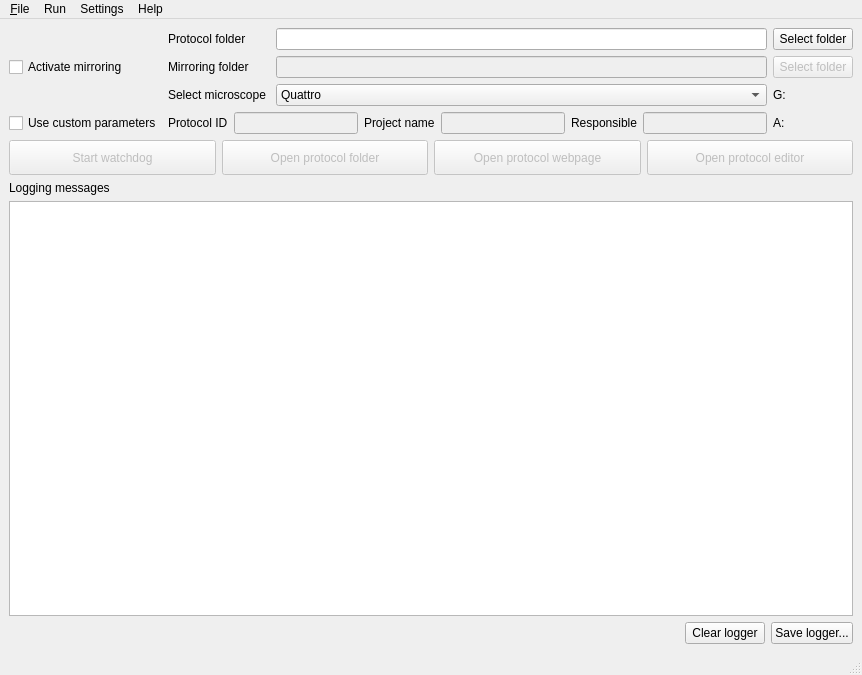
<?xml version="1.0" encoding="UTF-8"?>
<ui version="4.0">
 <author>Antonio Bulgheroni</author>
 <class>MainWindow</class>
 <widget class="QMainWindow" name="MainWindow">
  <property name="geometry">
   <rect>
    <x>0</x>
    <y>0</y>
    <width>862</width>
    <height>675</height>
   </rect>
  </property>
  <property name="acceptDrops">
   <bool>true</bool>
  </property>
  <property name="windowTitle">
   <string>Autologbook GUI</string>
  </property>
  <property name="windowIcon">
   <iconset resource="resource.qrc">
    <normaloff>:/resources/icons8-logbook-64.png</normaloff>:/resources/icons8-logbook-64.png</iconset>
  </property>
  <widget class="QWidget" name="centralwidget">
   <layout class="QVBoxLayout" name="verticalLayout_4">
    <item>
     <layout class="QVBoxLayout" name="verticalLayout_3">
      <item>
       <layout class="QGridLayout" name="gridLayout">
        <item row="0" column="1">
         <widget class="QLabel" name="label">
          <property name="text">
           <string>Protocol folder</string>
          </property>
          <property name="buddy">
           <cstring>protocol_folder_text</cstring>
          </property>
         </widget>
        </item>
        <item row="0" column="2">
         <widget class="QLineEdit" name="protocol_folder_text">
          <property name="sizePolicy">
           <sizepolicy hsizetype="Expanding" vsizetype="Fixed">
            <horstretch>0</horstretch>
            <verstretch>0</verstretch>
           </sizepolicy>
          </property>
          <property name="minimumSize">
           <size>
            <width>400</width>
            <height>0</height>
           </size>
          </property>
         </widget>
        </item>
        <item row="0" column="3" colspan="4">
         <widget class="QPushButton" name="select_protocol_folder">
          <property name="toolTip">
           <string>Select the protocol folder</string>
          </property>
          <property name="whatsThis">
           <string>&lt;html&gt;&lt;head/&gt;&lt;body&gt;&lt;p&gt;&lt;span style=&quot; font-weight:600;&quot;&gt;Click here to select a folder to be monitored. &lt;/span&gt;&lt;/p&gt;&lt;p&gt;It is recommended to name this folder as ProtocolID-Project-Responsible as, for example, 2204123-RADCAS-Bulgheroni&lt;/p&gt;&lt;/body&gt;&lt;/html&gt;</string>
          </property>
          <property name="text">
           <string>Select folder</string>
          </property>
          <property name="icon">
           <iconset resource="resource.qrc">
            <normaloff>:/resources/icons8-pictures-folder-48.png</normaloff>:/resources/icons8-pictures-folder-48.png</iconset>
          </property>
         </widget>
        </item>
        <item row="1" column="0">
         <widget class="QCheckBox" name="mirror_checkBox">
          <property name="toolTip">
           <string>&lt;html&gt;&lt;head/&gt;&lt;body&gt;&lt;p&gt;Activate mirroring&lt;/p&gt;&lt;/body&gt;&lt;/html&gt;</string>
          </property>
          <property name="whatsThis">
           <string>&lt;html&gt;&lt;head/&gt;&lt;body&gt;&lt;p&gt;Activating the mirroring will start the automatic copy of all files present in the protocol folder to the mirroring folder.&lt;/p&gt;&lt;/body&gt;&lt;/html&gt;</string>
          </property>
          <property name="layoutDirection">
           <enum>Qt::LeftToRight</enum>
          </property>
          <property name="text">
           <string>Activate mirroring</string>
          </property>
         </widget>
        </item>
        <item row="1" column="1">
         <widget class="QLabel" name="label_2">
          <property name="text">
           <string>Mirroring folder</string>
          </property>
          <property name="buddy">
           <cstring>mirroring_folder_text</cstring>
          </property>
         </widget>
        </item>
        <item row="1" column="2">
         <widget class="QLineEdit" name="mirroring_folder_text">
          <property name="enabled">
           <bool>false</bool>
          </property>
          <property name="sizePolicy">
           <sizepolicy hsizetype="Expanding" vsizetype="Fixed">
            <horstretch>0</horstretch>
            <verstretch>0</verstretch>
           </sizepolicy>
          </property>
          <property name="minimumSize">
           <size>
            <width>400</width>
            <height>0</height>
           </size>
          </property>
         </widget>
        </item>
        <item row="1" column="3" colspan="4">
         <widget class="QPushButton" name="select_mirroring_folder">
          <property name="enabled">
           <bool>false</bool>
          </property>
          <property name="toolTip">
           <string>&lt;html&gt;&lt;head/&gt;&lt;body&gt;&lt;p&gt;Select a mirroring folder&lt;/p&gt;&lt;/body&gt;&lt;/html&gt;</string>
          </property>
          <property name="whatsThis">
           <string>&lt;html&gt;&lt;head/&gt;&lt;body&gt;&lt;p&gt;&lt;span style=&quot; font-weight:600;&quot;&gt;Select a mirroring folder&lt;/span&gt;&lt;/p&gt;&lt;p&gt;This folder &lt;span style=&quot; font-weight:600;&quot;&gt;must &lt;/span&gt;have be named as ProtocolID-Project-Responsible and must be on R:\A226\Results. If not, the watchdog won't be able to start.&lt;/p&gt;&lt;/body&gt;&lt;/html&gt;</string>
          </property>
          <property name="text">
           <string>Select folder</string>
          </property>
          <property name="icon">
           <iconset resource="resource.qrc">
            <normaloff>:/resources/icons8-link-folder-48.png</normaloff>:/resources/icons8-link-folder-48.png</iconset>
          </property>
         </widget>
        </item>
        <item row="2" column="1">
         <widget class="QLabel" name="label_3">
          <property name="layoutDirection">
           <enum>Qt::LeftToRight</enum>
          </property>
          <property name="text">
           <string>Select microscope </string>
          </property>
          <property name="buddy">
           <cstring>select_microscope_comboBox</cstring>
          </property>
         </widget>
        </item>
        <item row="2" column="2">
         <widget class="QComboBox" name="select_microscope_comboBox">
          <property name="sizePolicy">
           <sizepolicy hsizetype="Expanding" vsizetype="Fixed">
            <horstretch>0</horstretch>
            <verstretch>0</verstretch>
           </sizepolicy>
          </property>
          <property name="minimumSize">
           <size>
            <width>400</width>
            <height>0</height>
           </size>
          </property>
          <property name="toolTip">
           <string>&lt;html&gt;&lt;head/&gt;&lt;body&gt;&lt;p&gt;&lt;span style=&quot; font-weight:600;&quot;&gt;Select the microscope as appropriate.&lt;/span&gt;&lt;/p&gt;&lt;/body&gt;&lt;/html&gt;</string>
          </property>
          <property name="layoutDirection">
           <enum>Qt::LeftToRight</enum>
          </property>
          <item>
           <property name="text">
            <string extracomment="FEI Thermofisher Quattro SEM">Quattro</string>
           </property>
          </item>
          <item>
           <property name="text">
            <string extracomment="FEI Thermofisher Versa 3D FIB">Versa</string>
           </property>
          </item>
          <item>
           <property name="text">
            <string extracomment="Philips XL40">XL40-GB</string>
           </property>
          </item>
          <item>
           <property name="text">
            <string>XL40-Cold</string>
           </property>
          </item>
          <item>
           <property name="text">
            <string extracomment="Vega">Vega</string>
           </property>
          </item>
          <item>
           <property name="text">
            <string>TEM</string>
           </property>
          </item>
         </widget>
        </item>
        <item row="2" column="3">
         <widget class="QLabel" name="GUIThreadLabel">
          <property name="text">
           <string>G:</string>
          </property>
         </widget>
        </item>
        <item row="2" column="4">
         <widget class="QLabel" name="gui_thread_status">
          <property name="minimumSize">
           <size>
            <width>15</width>
            <height>15</height>
           </size>
          </property>
          <property name="maximumSize">
           <size>
            <width>15</width>
            <height>15</height>
           </size>
          </property>
          <property name="toolTip">
           <string>Status of the GUI thread</string>
          </property>
          <property name="text">
           <string/>
          </property>
          <property name="pixmap">
           <pixmap resource="resource.qrc">:/resources/icons8-red-circle-48.png</pixmap>
          </property>
          <property name="scaledContents">
           <bool>true</bool>
          </property>
         </widget>
        </item>
        <item row="3" column="0">
         <widget class="QCheckBox" name="custom_ownership_checkbox">
          <property name="toolTip">
           <string>&lt;html&gt;&lt;head/&gt;&lt;body&gt;&lt;p&gt;Activate custom protocol parameters (ID / Projet name / Project responsible)&lt;/p&gt;&lt;/body&gt;&lt;/html&gt;</string>
          </property>
          <property name="text">
           <string>Use custom parameters</string>
          </property>
         </widget>
        </item>
        <item row="3" column="1" colspan="2">
         <layout class="QHBoxLayout" name="horizontalLayout_3">
          <item>
           <widget class="QLabel" name="label_5">
            <property name="text">
             <string>Protocol ID</string>
            </property>
            <property name="buddy">
             <cstring>projectID_field</cstring>
            </property>
           </widget>
          </item>
          <item>
           <widget class="QLineEdit" name="projectID_field">
            <property name="enabled">
             <bool>false</bool>
            </property>
           </widget>
          </item>
          <item>
           <widget class="QLabel" name="label_6">
            <property name="text">
             <string>Project name</string>
            </property>
            <property name="buddy">
             <cstring>project_name_field</cstring>
            </property>
           </widget>
          </item>
          <item>
           <widget class="QLineEdit" name="project_name_field">
            <property name="enabled">
             <bool>false</bool>
            </property>
           </widget>
          </item>
          <item>
           <widget class="QLabel" name="label_7">
            <property name="text">
             <string>Responsible</string>
            </property>
            <property name="buddy">
             <cstring>responsible_field</cstring>
            </property>
           </widget>
          </item>
          <item>
           <widget class="QLineEdit" name="responsible_field">
            <property name="enabled">
             <bool>false</bool>
            </property>
           </widget>
          </item>
         </layout>
        </item>
        <item row="3" column="3">
         <widget class="QLabel" name="AutoThreadLabel">
          <property name="text">
           <string>A:</string>
          </property>
         </widget>
        </item>
        <item row="3" column="4">
         <widget class="QLabel" name="auto_thread_status">
          <property name="minimumSize">
           <size>
            <width>15</width>
            <height>15</height>
           </size>
          </property>
          <property name="maximumSize">
           <size>
            <width>15</width>
            <height>15</height>
           </size>
          </property>
          <property name="toolTip">
           <string>Status of the autologbook watchdog thread</string>
          </property>
          <property name="text">
           <string/>
          </property>
          <property name="pixmap">
           <pixmap resource="resource.qrc">:/resources/icons8-red-circle-48.png</pixmap>
          </property>
          <property name="scaledContents">
           <bool>true</bool>
          </property>
         </widget>
        </item>
        <item row="3" column="5">
         <widget class="QLabel" name="auto_obs_status">
          <property name="minimumSize">
           <size>
            <width>15</width>
            <height>15</height>
           </size>
          </property>
          <property name="maximumSize">
           <size>
            <width>15</width>
            <height>15</height>
           </size>
          </property>
          <property name="toolTip">
           <string>Status of the autologbook watchdog observer thread</string>
          </property>
          <property name="text">
           <string/>
          </property>
          <property name="pixmap">
           <pixmap resource="resource.qrc">:/resources/icons8-red-circle-48.png</pixmap>
          </property>
          <property name="scaledContents">
           <bool>true</bool>
          </property>
         </widget>
        </item>
        <item row="3" column="6">
         <widget class="QLabel" name="auto_emi_status">
          <property name="minimumSize">
           <size>
            <width>15</width>
            <height>15</height>
           </size>
          </property>
          <property name="maximumSize">
           <size>
            <width>15</width>
            <height>15</height>
           </size>
          </property>
          <property name="toolTip">
           <string>Status of the autologbook watchdog emitter thread</string>
          </property>
          <property name="text">
           <string/>
          </property>
          <property name="pixmap">
           <pixmap resource="resource.qrc">:/resources/icons8-red-circle-48.png</pixmap>
          </property>
          <property name="scaledContents">
           <bool>true</bool>
          </property>
         </widget>
        </item>
       </layout>
      </item>
      <item>
       <layout class="QVBoxLayout" name="verticalLayout_2">
        <item>
         <layout class="QHBoxLayout" name="horizontalLayout">
          <item>
           <widget class="QPushButton" name="watchdog_pushbutton">
            <property name="enabled">
             <bool>false</bool>
            </property>
            <property name="sizePolicy">
             <sizepolicy hsizetype="MinimumExpanding" vsizetype="Fixed">
              <horstretch>0</horstretch>
              <verstretch>0</verstretch>
             </sizepolicy>
            </property>
            <property name="minimumSize">
             <size>
              <width>40</width>
              <height>35</height>
             </size>
            </property>
            <property name="toolTip">
             <string>&lt;html&gt;&lt;head/&gt;&lt;body&gt;&lt;p&gt;Start the watchog&lt;/p&gt;&lt;/body&gt;&lt;/html&gt;</string>
            </property>
            <property name="whatsThis">
             <string>&lt;html&gt;&lt;head/&gt;&lt;body&gt;&lt;p&gt;&lt;span style=&quot; font-weight:600;&quot;&gt;Start the watchdog&lt;/span&gt;&lt;/p&gt;&lt;p&gt;&lt;br/&gt;&lt;/p&gt;&lt;p&gt;The watchdog will monitor the protocol or the mirroring  folder for interesting new file and add them to eLOG entry automatically.&lt;/p&gt;&lt;p&gt;&lt;br/&gt;&lt;/p&gt;&lt;p&gt;At least one between the protocol and the mirroring folder must be rooted in R:\A226\Results, otherwise the watchdog won't be started.&lt;/p&gt;&lt;/body&gt;&lt;/html&gt;</string>
            </property>
            <property name="text">
             <string>Start watchdog</string>
            </property>
            <property name="icon">
             <iconset resource="resource.qrc">
              <normaloff>:/resources/icons8-play-48.png</normaloff>:/resources/icons8-play-48.png</iconset>
            </property>
            <property name="iconSize">
             <size>
              <width>30</width>
              <height>30</height>
             </size>
            </property>
            <property name="checkable">
             <bool>true</bool>
            </property>
           </widget>
          </item>
          <item>
           <widget class="QPushButton" name="open_explorer_pushbuttom">
            <property name="enabled">
             <bool>false</bool>
            </property>
            <property name="sizePolicy">
             <sizepolicy hsizetype="MinimumExpanding" vsizetype="Fixed">
              <horstretch>0</horstretch>
              <verstretch>0</verstretch>
             </sizepolicy>
            </property>
            <property name="minimumSize">
             <size>
              <width>40</width>
              <height>35</height>
             </size>
            </property>
            <property name="toolTip">
             <string>Open the protocol folder</string>
            </property>
            <property name="whatsThis">
             <string>&lt;html&gt;&lt;head/&gt;&lt;body&gt;&lt;p&gt;&lt;span style=&quot; font-weight:600;&quot;&gt;Open protocol folder&lt;/span&gt;&lt;/p&gt;&lt;p&gt;Click this button to open a file explorer pointing to either the protocol folder or the mirroring one if the mirroing option is activated.&lt;/p&gt;&lt;/body&gt;&lt;/html&gt;</string>
            </property>
            <property name="text">
             <string>Open protocol folder</string>
            </property>
            <property name="icon">
             <iconset resource="resource.qrc">
              <normaloff>:/resources/icons8-opened-folder-48.png</normaloff>:/resources/icons8-opened-folder-48.png</iconset>
            </property>
            <property name="iconSize">
             <size>
              <width>30</width>
              <height>30</height>
             </size>
            </property>
           </widget>
          </item>
          <item>
           <widget class="QPushButton" name="open_browser_button">
            <property name="enabled">
             <bool>false</bool>
            </property>
            <property name="sizePolicy">
             <sizepolicy hsizetype="MinimumExpanding" vsizetype="Fixed">
              <horstretch>0</horstretch>
              <verstretch>0</verstretch>
             </sizepolicy>
            </property>
            <property name="minimumSize">
             <size>
              <width>40</width>
              <height>35</height>
             </size>
            </property>
            <property name="toolTip">
             <string>&lt;html&gt;&lt;head/&gt;&lt;body&gt;&lt;p&gt;Open the protocol webpage&lt;/p&gt;&lt;/body&gt;&lt;/html&gt;</string>
            </property>
            <property name="text">
             <string>Open protocol webpage</string>
            </property>
            <property name="icon">
             <iconset resource="resource.qrc">
              <normaloff>:/resources/icons8-website-48.png</normaloff>:/resources/icons8-website-48.png</iconset>
            </property>
            <property name="iconSize">
             <size>
              <width>30</width>
              <height>30</height>
             </size>
            </property>
           </widget>
          </item>
          <item>
           <widget class="QPushButton" name="edit_custom_html_file_pushbutton">
            <property name="enabled">
             <bool>false</bool>
            </property>
            <property name="sizePolicy">
             <sizepolicy hsizetype="MinimumExpanding" vsizetype="Fixed">
              <horstretch>0</horstretch>
              <verstretch>0</verstretch>
             </sizepolicy>
            </property>
            <property name="minimumSize">
             <size>
              <width>40</width>
              <height>35</height>
             </size>
            </property>
            <property name="toolTip">
             <string extracomment="Open the default text editor to modify the customized HTML file">&lt;html&gt;&lt;head/&gt;&lt;body&gt;&lt;p&gt;Open the interactive protocol editor&lt;/p&gt;&lt;/body&gt;&lt;/html&gt;</string>
            </property>
            <property name="text">
             <string>Open protocol editor</string>
            </property>
            <property name="icon">
             <iconset resource="resource.qrc">
              <normaloff>:/resources/icons8-pencil-48.png</normaloff>:/resources/icons8-pencil-48.png</iconset>
            </property>
            <property name="iconSize">
             <size>
              <width>30</width>
              <height>30</height>
             </size>
            </property>
           </widget>
          </item>
         </layout>
        </item>
        <item>
         <layout class="QVBoxLayout" name="verticalLayout">
          <item>
           <widget class="QLabel" name="label_4">
            <property name="text">
             <string>Logging messages</string>
            </property>
            <property name="buddy">
             <cstring>log_message_box</cstring>
            </property>
           </widget>
          </item>
          <item>
           <widget class="QPlainTextEdit" name="log_message_box">
            <property name="minimumSize">
             <size>
              <width>500</width>
              <height>400</height>
             </size>
            </property>
            <property name="lineWrapMode">
             <enum>QPlainTextEdit::NoWrap</enum>
            </property>
           </widget>
          </item>
         </layout>
        </item>
        <item>
         <layout class="QHBoxLayout" name="horizontalLayout_2">
          <item>
           <spacer name="horizontalSpacer">
            <property name="orientation">
             <enum>Qt::Horizontal</enum>
            </property>
            <property name="sizeHint" stdset="0">
             <size>
              <width>308</width>
              <height>20</height>
             </size>
            </property>
           </spacer>
          </item>
          <item>
           <widget class="QPushButton" name="clean_logger_pushbutton">
            <property name="text">
             <string>Clear logger</string>
            </property>
           </widget>
          </item>
          <item>
           <widget class="QPushButton" name="save_logger_pushbutton">
            <property name="text">
             <string>Save logger...</string>
            </property>
            <property name="icon">
             <iconset resource="resource.qrc">
              <normaloff>:/resources/icons8-save-as-48.png</normaloff>:/resources/icons8-save-as-48.png</iconset>
            </property>
           </widget>
          </item>
         </layout>
        </item>
       </layout>
      </item>
     </layout>
    </item>
   </layout>
  </widget>
  <widget class="QMenuBar" name="menubar">
   <property name="geometry">
    <rect>
     <x>0</x>
     <y>0</y>
     <width>862</width>
     <height>22</height>
    </rect>
   </property>
   <widget class="QMenu" name="menu_File">
    <property name="title">
     <string>&amp;File</string>
    </property>
    <addaction name="action_Load_experiment"/>
    <addaction name="actionSave_experiment"/>
    <addaction name="separator"/>
    <addaction name="actionClear_logger"/>
    <addaction name="actionSave_logger"/>
    <addaction name="separator"/>
    <addaction name="actionClose"/>
   </widget>
   <widget class="QMenu" name="menuRun">
    <property name="title">
     <string>Run</string>
    </property>
    <addaction name="action_toggle_watchdog"/>
   </widget>
   <widget class="QMenu" name="menuSettings">
    <property name="title">
     <string>Settings</string>
    </property>
    <addaction name="actionChange_user_credentials"/>
    <addaction name="separator"/>
    <addaction name="actionLoad_configuration_file"/>
    <addaction name="actionEdit_configuration"/>
    <addaction name="actionReset_to_default"/>
    <addaction name="separator"/>
   </widget>
   <widget class="QMenu" name="menuHelp">
    <property name="title">
     <string>Help</string>
    </property>
    <addaction name="actionAbout_Autologbook"/>
   </widget>
   <addaction name="menu_File"/>
   <addaction name="menuRun"/>
   <addaction name="menuSettings"/>
   <addaction name="menuHelp"/>
  </widget>
  <widget class="QStatusBar" name="statusbar"/>
  <action name="action_Load_experiment">
   <property name="text">
    <string>&amp;Load experiment...</string>
   </property>
  </action>
  <action name="actionSave_experiment">
   <property name="enabled">
    <bool>false</bool>
   </property>
   <property name="icon">
    <iconset resource="resource.qrc">
     <normaloff>:/resources/icons8-save-as-48.png</normaloff>:/resources/icons8-save-as-48.png</iconset>
   </property>
   <property name="text">
    <string>Save experiment...</string>
   </property>
  </action>
  <action name="actionSta_rt_watchdog">
   <property name="enabled">
    <bool>false</bool>
   </property>
   <property name="icon">
    <iconset resource="resource.qrc">
     <normaloff>:/resources/icons8-play-48.png</normaloff>:/resources/icons8-play-48.png</iconset>
   </property>
   <property name="text">
    <string>Sta&amp;rt watchdog</string>
   </property>
  </action>
  <action name="actionStop_watchdog">
   <property name="enabled">
    <bool>false</bool>
   </property>
   <property name="icon">
    <iconset resource="resource.qrc">
     <normaloff>:/resources/icons8-stop-sign-48.png</normaloff>:/resources/icons8-stop-sign-48.png</iconset>
   </property>
   <property name="text">
    <string>Stop watchdog</string>
   </property>
  </action>
  <action name="actionClose">
   <property name="text">
    <string>&amp;Close</string>
   </property>
  </action>
  <action name="actionClear_logger">
   <property name="text">
    <string>Clea&amp;r logger</string>
   </property>
  </action>
  <action name="actionSave_logger">
   <property name="icon">
    <iconset resource="resource.qrc">
     <normaloff>:/resources/icons8-save-as-48.png</normaloff>:/resources/icons8-save-as-48.png</iconset>
   </property>
   <property name="text">
    <string>Save logger...</string>
   </property>
  </action>
  <action name="actionLoad_configuration_file">
   <property name="icon">
    <iconset resource="resource.qrc">
     <normaloff>:/resources/icons8-opened-folder-48.png</normaloff>:/resources/icons8-opened-folder-48.png</iconset>
   </property>
   <property name="text">
    <string>Load configuration file...</string>
   </property>
  </action>
  <action name="actionSave_current_configuration">
   <property name="icon">
    <iconset resource="resource.qrc">
     <normaloff>:/resources/icons8-save-as-48.png</normaloff>:/resources/icons8-save-as-48.png</iconset>
   </property>
   <property name="text">
    <string>Save current configuration...</string>
   </property>
  </action>
  <action name="actionReset_to_default">
   <property name="text">
    <string>Reset to default...</string>
   </property>
  </action>
  <action name="actionSet_engine">
   <property name="text">
    <string>Set mirroring engine...</string>
   </property>
  </action>
  <action name="actionAbout_Autologbook">
   <property name="text">
    <string>About Autologbook...</string>
   </property>
  </action>
  <action name="actionEdit_configuration">
   <property name="icon">
    <iconset resource="resource.qrc">
     <normaloff>:/resources/icons8-support-48.png</normaloff>:/resources/icons8-support-48.png</iconset>
   </property>
   <property name="text">
    <string>Edit configuration...</string>
   </property>
  </action>
  <action name="actionChange_user_credentials">
   <property name="icon">
    <iconset resource="resource.qrc">
     <normaloff>:/resources/icons8-user-secured-48.png</normaloff>:/resources/icons8-user-secured-48.png</iconset>
   </property>
   <property name="text">
    <string>Change user credentials...</string>
   </property>
  </action>
  <action name="action_toggle_watchdog">
   <property name="text">
    <string>Toggle watchdog</string>
   </property>
   <property name="toolTip">
    <string>Start / stop the watchdog</string>
   </property>
   <property name="shortcut">
    <string>Ctrl+G</string>
   </property>
  </action>
 </widget>
 <tabstops>
  <tabstop>protocol_folder_text</tabstop>
  <tabstop>select_protocol_folder</tabstop>
  <tabstop>mirror_checkBox</tabstop>
  <tabstop>mirroring_folder_text</tabstop>
  <tabstop>select_mirroring_folder</tabstop>
  <tabstop>select_microscope_comboBox</tabstop>
  <tabstop>custom_ownership_checkbox</tabstop>
  <tabstop>projectID_field</tabstop>
  <tabstop>project_name_field</tabstop>
  <tabstop>responsible_field</tabstop>
  <tabstop>watchdog_pushbutton</tabstop>
  <tabstop>open_explorer_pushbuttom</tabstop>
  <tabstop>edit_custom_html_file_pushbutton</tabstop>
  <tabstop>log_message_box</tabstop>
  <tabstop>clean_logger_pushbutton</tabstop>
  <tabstop>save_logger_pushbutton</tabstop>
 </tabstops>
 <resources>
  <include location="resource.qrc"/>
 </resources>
 <connections>
  <connection>
   <sender>mirror_checkBox</sender>
   <signal>toggled(bool)</signal>
   <receiver>mirroring_folder_text</receiver>
   <slot>setEnabled(bool)</slot>
   <hints>
    <hint type="sourcelabel">
     <x>64</x>
     <y>74</y>
    </hint>
    <hint type="destinationlabel">
     <x>403</x>
     <y>73</y>
    </hint>
   </hints>
  </connection>
  <connection>
   <sender>mirror_checkBox</sender>
   <signal>toggled(bool)</signal>
   <receiver>select_mirroring_folder</receiver>
   <slot>setEnabled(bool)</slot>
   <hints>
    <hint type="sourcelabel">
     <x>24</x>
     <y>72</y>
    </hint>
    <hint type="destinationlabel">
     <x>850</x>
     <y>85</y>
    </hint>
   </hints>
  </connection>
  <connection>
   <sender>watchdog_pushbutton</sender>
   <signal>clicked(bool)</signal>
   <receiver>MainWindow</receiver>
   <slot>toggled_watchdog(bool)</slot>
   <hints>
    <hint type="sourcelabel">
     <x>87</x>
     <y>182</y>
    </hint>
    <hint type="destinationlabel">
     <x>280</x>
     <y>512</y>
    </hint>
   </hints>
  </connection>
  <connection>
   <sender>open_explorer_pushbuttom</sender>
   <signal>clicked()</signal>
   <receiver>MainWindow</receiver>
   <slot>open_browser()</slot>
   <hints>
    <hint type="sourcelabel">
     <x>427</x>
     <y>183</y>
    </hint>
    <hint type="destinationlabel">
     <x>314</x>
     <y>462</y>
    </hint>
   </hints>
  </connection>
  <connection>
   <sender>edit_custom_html_file_pushbutton</sender>
   <signal>clicked()</signal>
   <receiver>MainWindow</receiver>
   <slot>open_yaml_editor()</slot>
   <hints>
    <hint type="sourcelabel">
     <x>849</x>
     <y>183</y>
    </hint>
    <hint type="destinationlabel">
     <x>327</x>
     <y>431</y>
    </hint>
   </hints>
  </connection>
  <connection>
   <sender>select_protocol_folder</sender>
   <signal>clicked()</signal>
   <receiver>MainWindow</receiver>
   <slot>open_protocol_folder()</slot>
   <hints>
    <hint type="sourcelabel">
     <x>850</x>
     <y>55</y>
    </hint>
    <hint type="destinationlabel">
     <x>695</x>
     <y>177</y>
    </hint>
   </hints>
  </connection>
  <connection>
   <sender>select_mirroring_folder</sender>
   <signal>clicked()</signal>
   <receiver>MainWindow</receiver>
   <slot>open_mirroring_folder()</slot>
   <hints>
    <hint type="sourcelabel">
     <x>850</x>
     <y>85</y>
    </hint>
    <hint type="destinationlabel">
     <x>689</x>
     <y>97</y>
    </hint>
   </hints>
  </connection>
  <connection>
   <sender>watchdog_pushbutton</sender>
   <signal>toggled(bool)</signal>
   <receiver>open_explorer_pushbuttom</receiver>
   <slot>setEnabled(bool)</slot>
   <hints>
    <hint type="sourcelabel">
     <x>216</x>
     <y>183</y>
    </hint>
    <hint type="destinationlabel">
     <x>427</x>
     <y>183</y>
    </hint>
   </hints>
  </connection>
  <connection>
   <sender>select_microscope_comboBox</sender>
   <signal>currentIndexChanged(QString)</signal>
   <receiver>MainWindow</receiver>
   <slot>changed_microscope()</slot>
   <hints>
    <hint type="sourcelabel">
     <x>324</x>
     <y>110</y>
    </hint>
    <hint type="destinationlabel">
     <x>41</x>
     <y>101</y>
    </hint>
   </hints>
  </connection>
  <connection>
   <sender>mirror_checkBox</sender>
   <signal>toggled(bool)</signal>
   <receiver>MainWindow</receiver>
   <slot>toggled_mirroring(bool)</slot>
   <hints>
    <hint type="sourcelabel">
     <x>26</x>
     <y>73</y>
    </hint>
    <hint type="destinationlabel">
     <x>6</x>
     <y>35</y>
    </hint>
   </hints>
  </connection>
  <connection>
   <sender>protocol_folder_text</sender>
   <signal>editingFinished()</signal>
   <receiver>MainWindow</receiver>
   <slot>validate_inputs()</slot>
   <hints>
    <hint type="sourcelabel">
     <x>256</x>
     <y>47</y>
    </hint>
    <hint type="destinationlabel">
     <x>93</x>
     <y>32</y>
    </hint>
   </hints>
  </connection>
  <connection>
   <sender>mirroring_folder_text</sender>
   <signal>editingFinished()</signal>
   <receiver>MainWindow</receiver>
   <slot>validate_inputs()</slot>
   <hints>
    <hint type="sourcelabel">
     <x>405</x>
     <y>80</y>
    </hint>
    <hint type="destinationlabel">
     <x>121</x>
     <y>45</y>
    </hint>
   </hints>
  </connection>
  <connection>
   <sender>clean_logger_pushbutton</sender>
   <signal>clicked()</signal>
   <receiver>MainWindow</receiver>
   <slot>clear_logger()</slot>
   <hints>
    <hint type="sourcelabel">
     <x>746</x>
     <y>641</y>
    </hint>
    <hint type="destinationlabel">
     <x>47</x>
     <y>542</y>
    </hint>
   </hints>
  </connection>
  <connection>
   <sender>save_logger_pushbutton</sender>
   <signal>clicked()</signal>
   <receiver>MainWindow</receiver>
   <slot>save_logger()</slot>
   <hints>
    <hint type="sourcelabel">
     <x>754</x>
     <y>641</y>
    </hint>
    <hint type="destinationlabel">
     <x>115</x>
     <y>560</y>
    </hint>
   </hints>
  </connection>
  <connection>
   <sender>custom_ownership_checkbox</sender>
   <signal>toggled(bool)</signal>
   <receiver>projectID_field</receiver>
   <slot>setEnabled(bool)</slot>
   <hints>
    <hint type="sourcelabel">
     <x>44</x>
     <y>132</y>
    </hint>
    <hint type="destinationlabel">
     <x>235</x>
     <y>134</y>
    </hint>
   </hints>
  </connection>
  <connection>
   <sender>custom_ownership_checkbox</sender>
   <signal>toggled(bool)</signal>
   <receiver>project_name_field</receiver>
   <slot>setEnabled(bool)</slot>
   <hints>
    <hint type="sourcelabel">
     <x>15</x>
     <y>131</y>
    </hint>
    <hint type="destinationlabel">
     <x>450</x>
     <y>134</y>
    </hint>
   </hints>
  </connection>
  <connection>
   <sender>custom_ownership_checkbox</sender>
   <signal>toggled(bool)</signal>
   <receiver>responsible_field</receiver>
   <slot>setEnabled(bool)</slot>
   <hints>
    <hint type="sourcelabel">
     <x>64</x>
     <y>128</y>
    </hint>
    <hint type="destinationlabel">
     <x>640</x>
     <y>132</y>
    </hint>
   </hints>
  </connection>
  <connection>
   <sender>custom_ownership_checkbox</sender>
   <signal>toggled(bool)</signal>
   <receiver>MainWindow</receiver>
   <slot>toggled_custom_ownership(bool)</slot>
   <hints>
    <hint type="sourcelabel">
     <x>15</x>
     <y>128</y>
    </hint>
    <hint type="destinationlabel">
     <x>5</x>
     <y>150</y>
    </hint>
   </hints>
  </connection>
  <connection>
   <sender>projectID_field</sender>
   <signal>editingFinished()</signal>
   <receiver>MainWindow</receiver>
   <slot>validate_inputs()</slot>
   <hints>
    <hint type="sourcelabel">
     <x>336</x>
     <y>127</y>
    </hint>
    <hint type="destinationlabel">
     <x>336</x>
     <y>639</y>
    </hint>
   </hints>
  </connection>
  <connection>
   <sender>project_name_field</sender>
   <signal>editingFinished()</signal>
   <receiver>MainWindow</receiver>
   <slot>validate_inputs()</slot>
   <hints>
    <hint type="sourcelabel">
     <x>531</x>
     <y>130</y>
    </hint>
    <hint type="destinationlabel">
     <x>377</x>
     <y>641</y>
    </hint>
   </hints>
  </connection>
  <connection>
   <sender>responsible_field</sender>
   <signal>editingFinished()</signal>
   <receiver>MainWindow</receiver>
   <slot>validate_inputs()</slot>
   <hints>
    <hint type="sourcelabel">
     <x>742</x>
     <y>136</y>
    </hint>
    <hint type="destinationlabel">
     <x>549</x>
     <y>642</y>
    </hint>
   </hints>
  </connection>
  <connection>
   <sender>open_browser_button</sender>
   <signal>clicked()</signal>
   <receiver>MainWindow</receiver>
   <slot>open_protocol_webpage()</slot>
   <hints>
    <hint type="sourcelabel">
     <x>469</x>
     <y>160</y>
    </hint>
    <hint type="destinationlabel">
     <x>556</x>
     <y>141</y>
    </hint>
   </hints>
  </connection>
 </connections>
 <slots>
  <slot>toggled_watchdog(bool)</slot>
  <slot>open_browser()</slot>
  <slot>open_yaml_editor()</slot>
  <slot>open_protocol_folder()</slot>
  <slot>open_mirroring_folder()</slot>
  <slot>changed_microscope()</slot>
  <slot>toggled_mirroring(bool)</slot>
  <slot>protocol_folder_text_changed()</slot>
  <slot>mirroring_folder_text_changed()</slot>
  <slot>validate_inputs()</slot>
  <slot>clear_logger()</slot>
  <slot>save_logger()</slot>
  <slot>toggled_custom_ownership(bool)</slot>
  <slot>open_protocol_webpage()</slot>
 </slots>
</ui>
